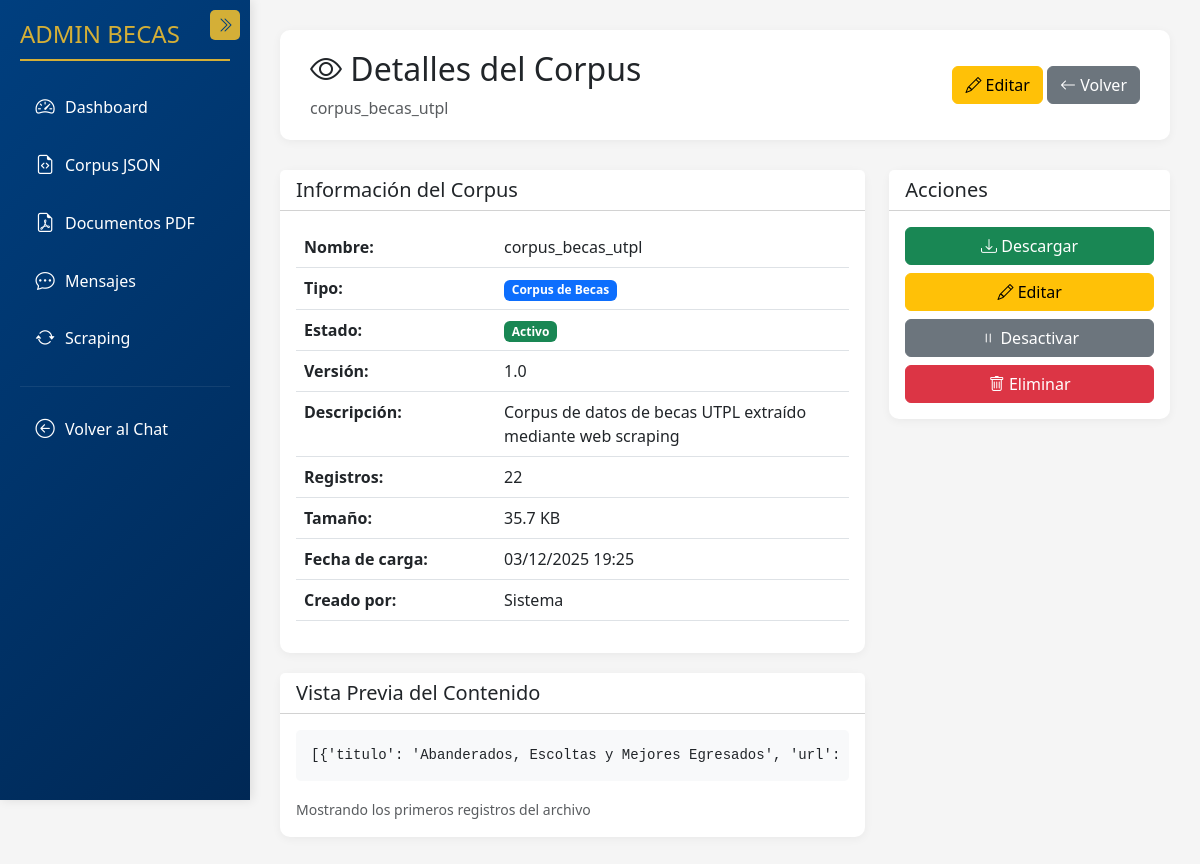
Page /admin-panel/corpus/1/view/ on the committed database.
### myapp/models.py (models this page shows, shortened)
class JSONCorpus(models.Model):
    CORPUS_TYPES = [
        ('becas', 'Corpus de Becas'),
        ('faqs', 'Preguntas Frecuentes'),
        ('general', 'Datos Generales'),
        ('custom', 'Personalizado'),
    ]
    name = models.CharField(
        max_length=200,
        unique=True,
        help_text="Nombre identificador del corpus (ej: 'becas_utpl_2024')"
    )
    corpus_type = models.CharField(
        max_length=20,
        choices=CORPUS_TYPES,
        default='general',
        help_text="Tipo de corpus de datos"
    )
    description = models.TextField(
        blank=True,
        help_text="Descripción del contenido del corpus"
    )
    file = models.FileField(
        upload_to='corpus_json/%Y/%m/',
        validators=[FileExtensionValidator(allowed_extensions=['json'])],
        help_text="Archivo JSON con el corpus de datos"
    )
    version = models.CharField(
        max_length=50,
        blank=True,
        help_text="Versión del corpus (ej: 1.0, 2024-Q1)"
    )
    is_active = models.BooleanField(
        default=True,
        help_text="Indica si este corpus está activo para uso"
    )
    records_count = models.IntegerField(
        default=0,
        help_text="Número de registros en el corpus"
    )
    file_size = models.BigIntegerField(
        default=0,
        help_text="Tamaño del archivo en bytes"
    )
    created_at = models.DateTimeField(
        default=timezone.now,
        help_text="Fecha de creación"
    )
    updated_at = models.DateTimeField(
        auto_now=True,
        help_text="Última actualización"
    )
    created_by = models.CharField(
        max_length=100,
        blank=True,
        help_text="Usuario que creó el corpus"
    )
    class Meta:
        ordering = ['-created_at']
        verbose_name = "Corpus JSON"
        verbose_name_plural = "Corpus JSON"
        indexes = [
            models.Index(fields=['corpus_type', 'is_active']),
            models.Index(fields=['-created_at']),
        ]

### myapp/views.py (the view)
# urls.py: path('admin-panel/corpus/<int:pk>/view/', views.admin_corpus_view, name='admin_corpus_view'),
def admin_corpus_view(request, pk):
    from myapp.models import JSONCorpus
    try:
        corpus = JSONCorpus.objects.get(pk=pk)
        preview_data = None
        if corpus.file:
            try:
                import json
                with corpus.file.open('r') as f:
                    data = json.load(f)
                    if isinstance(data, list):
                        preview_data = data[:3]  # Primeros 3 elementos
                    else:
                        preview_data = data
            except Exception as e:
                print(f"Error al cargar preview: {e}", flush=True)
        context = {
            'corpus': corpus,
            'preview_data': preview_data,
            'section': 'corpus',
        }
        return render_partial_or_base(request, 'admin_corpus_view', context)
    except JSONCorpus.DoesNotExist:
        messages.error(request, 'Corpus no encontrado')
        return redirect('admin_corpus')

### myapp/views.py (called while the page is built)
def is_ajax(request):
    return request.headers.get("x-requested-with") == "XMLHttpRequest" or \
           request.headers.get("X-Requested-With") == "XMLHttpRequest"

def render_partial_or_base(request, partial_name, context=None, base_template='admin_base.html'):
    if context is None:
        context = {}
    if is_ajax(request):
        return render(request, f"partials/{partial_name}.html", context)
    else:
        from django.template.loader import render_to_string
        partial_html = render_to_string(f"partials/{partial_name}.html", context, request=request)
        context['initial_content'] = partial_html
        return render(request, base_template, context)

### myapp/templates/partials/admin_corpus_view.html (shortened to what this page needs)
<div data-page="corpus-view">
{% load static %}
<div class="header">
    <div class="d-flex justify-content-between align-items-center">
        <div>
            <h2><i class="bi bi-eye"></i> Detalles del Corpus</h2>
            <p class="text-muted mb-0">{{ corpus.name }}</p>
        </div>
        <div>
            <a href="{% url 'admin_corpus_edit' pk=corpus.pk %}" class="btn btn-warning" data-link>
                <i class="bi bi-pencil"></i> Editar
            </a>
            <a href="{% url 'admin_corpus' %}" class="btn btn-secondary" data-link>
                <i class="bi bi-arrow-left"></i> Volver
            </a>
        </div>
    </div>
</div>
<div class="row">
    <div class="col-md-8">
        <div class="card">
            <div class="card-header bg-white">
                <h5 class="mb-0">Información del Corpus</h5>
            </div>
            <div class="card-body">
                <table class="table">
                    <tr>
                        <th width="200">Nombre:</th>
                        <td>{{ corpus.name }}</td>
                    </tr>
                    <tr>
                        <th>Tipo:</th>
                        <td><span class="badge bg-primary">{{ corpus.get_corpus_type_display }}</span></td>
                    </tr>
                    <tr>
                        <th>Estado:</th>
                        <td>
                            {% if corpus.is_active %}
                                <span class="badge bg-success">Activo</span>
                            {% else %}
                                <span class="badge bg-secondary">Inactivo</span>
                            {% endif %}
                        </td>
                    </tr>
                    <tr>
                        <th>Versión:</th>
                        <td>{{ corpus.version|default:"-" }}</td>
                    </tr>
                    <tr>
                        <th>Descripción:</th>
                        <td>{{ corpus.description|default:"-" }}</td>
                    </tr>
                    <tr>
                        <th>Registros:</th>
                        <td>{{ corpus.records_count|default:"0" }}</td>
                    </tr>
                    <tr>
                        <th>Tamaño:</th>
                        <td>{{ corpus.file_size|filesizeformat }}</td>
                    </tr>
                    <tr>
                        <th>Fecha de carga:</th>
                        <td>{{ corpus.created_at|date:"d/m/Y H:i" }}</td>
                    </tr>
                    <tr>
                        <th>Creado por:</th>
                        <td>{{ corpus.created_by|default:"Sistema" }}</td>
                    </tr>
                </table>
            </div>
        </div>
        {% if preview_data %}
        <div class="card mt-3">
            <div class="card-header bg-white">
                <h5 class="mb-0">Vista Previa del Contenido</h5>
            </div>
            <div class="card-body">
                <pre style="background: #f8f9fa; padding: 15px; border-radius: 5px; max-height: 400px; overflow-y: auto;">{{ preview_data|safe }}</pre>
                <small class="text-muted">Mostrando los primeros registros del archivo</small>
            </div>
        </div>
        {% endif %}
    </div>
    <div class="col-md-4">
        <div class="card">
            <div class="card-header bg-white">
                <h5 class="mb-0">Acciones</h5>
            </div>
            <div class="card-body">
                <div class="d-grid gap-2">
                    {% if corpus.file %}
                    <a href="{{ corpus.file.url }}" class="btn btn-success" download>
                        <i class="bi bi-download"></i> Descargar
                    </a>
                    {% endif %}
                    <a href="{% url 'admin_corpus_edit' pk=corpus.pk %}" class="btn btn-warning" data-link>
                        <i class="bi bi-pencil"></i> Editar
                    </a>
                    <form method="post" action="{% url 'admin_corpus_toggle' pk=corpus.pk %}">
                        <button type="submit" class="btn btn-secondary w-100">
                            <i class="bi {% if corpus.is_active %}bi-pause{% else %}bi-play{% endif %}"></i>
                            {% if corpus.is_active %}Desactivar{% else %}Activar{% endif %}
                        </button>
                    </form>
                    <button class="btn btn-danger" data-bs-toggle="modal" data-bs-target="#deleteModal">
                        <i class="bi bi-trash"></i> Eliminar
                    </button>
                </div>
            </div>
        </div>
    </div>
</div>
</div>

### myapp/static/css/admin.css (style rules this page uses)
:root { --utpl-blue: #003f7f; --utpl-gold: #d4af37; --sidebar-width: 250px; --sidebar-collapsed-width: 70px; }
body { font-family: 'Segoe UI', Tahoma, Geneva, Verdana, sans-serif; background-color: #f5f5f5; }
.header { background: white; padding: 20px 30px; border-radius: 10px; margin-bottom: 30px; box-shadow: 0 2px 10px rgba(0,0,0,0.05); }
.card { border: none; border-radius: 10px; box-shadow: 0 2px 10px rgba(0,0,0,0.05); margin-bottom: 20px; transition: transform 0.2s; }

### rows in the picture
JSONCorpus: name "corpus_becas_utpl", corpus_type "Corpus de Becas", version "1.0", description "Corpus de datos de becas UTPL extraído mediante web scraping", records_count "22", file_size|filesizeformat "35.7 KB", created_at "03/12/2025 19:25", created_by "Sistema"

### other values in the picture
{{ preview_data|safe }} "[{'titulo': 'Abanderados, Escoltas y Mejores Egresados', 'url':…"
